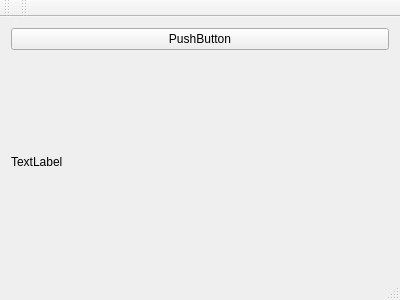
<?xml version="1.0" encoding="UTF-8"?>
<ui version="4.0">
 <class>MainWindow</class>
 <widget class="QMainWindow" name="MainWindow">
  <property name="geometry">
   <rect>
    <x>0</x>
    <y>0</y>
    <width>400</width>
    <height>300</height>
   </rect>
  </property>
  <property name="windowTitle">
   <string>MainWindow</string>
  </property>
  <widget class="QWidget" name="centralWidget">
   <layout class="QVBoxLayout" name="verticalLayout_2">
    <item>
     <layout class="QVBoxLayout" name="verticalLayout">
      <item>
       <widget class="QPushButton" name="pushButton">
        <property name="text">
         <string>PushButton</string>
        </property>
       </widget>
      </item>
      <item>
       <widget class="QLabel" name="label">
        <property name="text">
         <string>TextLabel</string>
        </property>
       </widget>
      </item>
     </layout>
    </item>
   </layout>
  </widget>
  <widget class="QMenuBar" name="menuBar">
   <property name="geometry">
    <rect>
     <x>0</x>
     <y>0</y>
     <width>400</width>
     <height>29</height>
    </rect>
   </property>
  </widget>
  <widget class="QToolBar" name="mainToolBar">
   <attribute name="toolBarArea">
    <enum>TopToolBarArea</enum>
   </attribute>
   <attribute name="toolBarBreak">
    <bool>false</bool>
   </attribute>
  </widget>
  <widget class="QStatusBar" name="statusBar"/>
  <widget class="QToolBar" name="toolBar">
   <property name="windowTitle">
    <string>toolBar</string>
   </property>
   <attribute name="toolBarArea">
    <enum>TopToolBarArea</enum>
   </attribute>
   <attribute name="toolBarBreak">
    <bool>false</bool>
   </attribute>
  </widget>
 </widget>
 <layoutdefault spacing="6" margin="11"/>
 <resources/>
 <connections/>
</ui>
